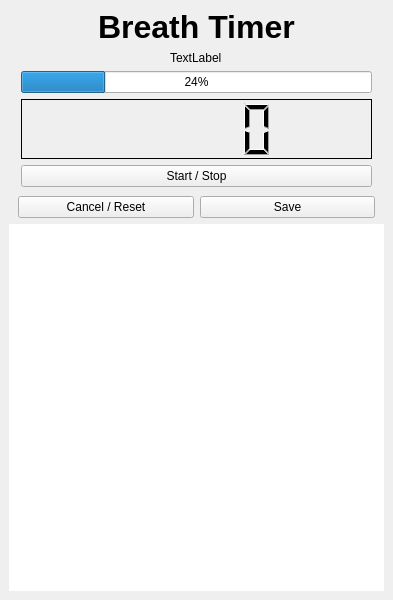
<?xml version="1.0" encoding="UTF-8"?>
<ui version="4.0">
 <class>MainWindow</class>
 <widget class="QMainWindow" name="MainWindow">
  <property name="geometry">
   <rect>
    <x>0</x>
    <y>0</y>
    <width>393</width>
    <height>600</height>
   </rect>
  </property>
  <property name="windowTitle">
   <string>MainWindow</string>
  </property>
  <widget class="QWidget" name="centralwidget">
   <layout class="QVBoxLayout" name="verticalLayout">
    <item alignment="Qt::AlignTop">
     <widget class="QFrame" name="headerFrame">
      <property name="frameShape">
       <enum>QFrame::NoFrame</enum>
      </property>
      <property name="frameShadow">
       <enum>QFrame::Plain</enum>
      </property>
      <property name="lineWidth">
       <number>0</number>
      </property>
      <layout class="QVBoxLayout" name="verticalLayout_2">
       <property name="spacing">
        <number>0</number>
       </property>
       <property name="leftMargin">
        <number>0</number>
       </property>
       <property name="topMargin">
        <number>0</number>
       </property>
       <property name="rightMargin">
        <number>0</number>
       </property>
       <property name="bottomMargin">
        <number>0</number>
       </property>
       <item alignment="Qt::AlignHCenter">
        <widget class="QLabel" name="headerLabel">
         <property name="font">
          <font>
           <pointsize>24</pointsize>
           <bold>true</bold>
          </font>
         </property>
         <property name="text">
          <string>Breath Timer</string>
         </property>
        </widget>
       </item>
      </layout>
     </widget>
    </item>
    <item>
     <widget class="QFrame" name="centerFrame">
      <property name="frameShape">
       <enum>QFrame::NoFrame</enum>
      </property>
      <property name="frameShadow">
       <enum>QFrame::Plain</enum>
      </property>
      <property name="lineWidth">
       <number>0</number>
      </property>
      <layout class="QVBoxLayout" name="verticalLayout_3">
       <property name="spacing">
        <number>0</number>
       </property>
       <property name="leftMargin">
        <number>0</number>
       </property>
       <property name="topMargin">
        <number>0</number>
       </property>
       <property name="rightMargin">
        <number>0</number>
       </property>
       <property name="bottomMargin">
        <number>0</number>
       </property>
       <item>
        <widget class="QFrame" name="frame_4">
         <property name="frameShape">
          <enum>QFrame::NoFrame</enum>
         </property>
         <property name="frameShadow">
          <enum>QFrame::Plain</enum>
         </property>
         <property name="lineWidth">
          <number>0</number>
         </property>
         <layout class="QVBoxLayout" name="verticalLayout_4">
          <property name="leftMargin">
           <number>12</number>
          </property>
          <property name="topMargin">
           <number>0</number>
          </property>
          <property name="rightMargin">
           <number>12</number>
          </property>
          <item alignment="Qt::AlignHCenter">
           <widget class="QLabel" name="helpLabel">
            <property name="text">
             <string>TextLabel</string>
            </property>
           </widget>
          </item>
          <item>
           <widget class="QProgressBar" name="progressBar">
            <property name="minimumSize">
             <size>
              <width>0</width>
              <height>0</height>
             </size>
            </property>
            <property name="value">
             <number>24</number>
            </property>
           </widget>
          </item>
          <item>
           <widget class="QLCDNumber" name="lcd">
            <property name="minimumSize">
             <size>
              <width>0</width>
              <height>60</height>
             </size>
            </property>
            <property name="frameShadow">
             <enum>QFrame::Plain</enum>
            </property>
           </widget>
          </item>
          <item>
           <widget class="QPushButton" name="startBtn">
            <property name="text">
             <string>Start / Stop</string>
            </property>
           </widget>
          </item>
         </layout>
        </widget>
       </item>
       <item>
        <widget class="QFrame" name="frame_5">
         <property name="frameShape">
          <enum>QFrame::NoFrame</enum>
         </property>
         <property name="frameShadow">
          <enum>QFrame::Plain</enum>
         </property>
         <property name="lineWidth">
          <number>0</number>
         </property>
         <layout class="QHBoxLayout" name="horizontalLayout">
          <property name="topMargin">
           <number>0</number>
          </property>
          <property name="bottomMargin">
           <number>0</number>
          </property>
          <item>
           <widget class="QPushButton" name="cancelBtn">
            <property name="text">
             <string>Cancel / Reset</string>
            </property>
           </widget>
          </item>
          <item>
           <widget class="QPushButton" name="saveBtn">
            <property name="text">
             <string>Save</string>
            </property>
           </widget>
          </item>
         </layout>
        </widget>
       </item>
      </layout>
     </widget>
    </item>
    <item>
     <widget class="QFrame" name="tableFrame">
      <property name="frameShape">
       <enum>QFrame::NoFrame</enum>
      </property>
      <property name="frameShadow">
       <enum>QFrame::Plain</enum>
      </property>
      <property name="lineWidth">
       <number>0</number>
      </property>
      <layout class="QHBoxLayout" name="horizontalLayout_2">
       <property name="spacing">
        <number>0</number>
       </property>
       <property name="leftMargin">
        <number>0</number>
       </property>
       <property name="topMargin">
        <number>0</number>
       </property>
       <property name="rightMargin">
        <number>0</number>
       </property>
       <property name="bottomMargin">
        <number>0</number>
       </property>
       <item>
        <widget class="QTableView" name="tableView">
         <property name="frameShape">
          <enum>QFrame::NoFrame</enum>
         </property>
         <property name="frameShadow">
          <enum>QFrame::Plain</enum>
         </property>
         <property name="lineWidth">
          <number>0</number>
         </property>
        </widget>
       </item>
      </layout>
     </widget>
    </item>
   </layout>
  </widget>
 </widget>
 <resources/>
 <connections/>
</ui>
